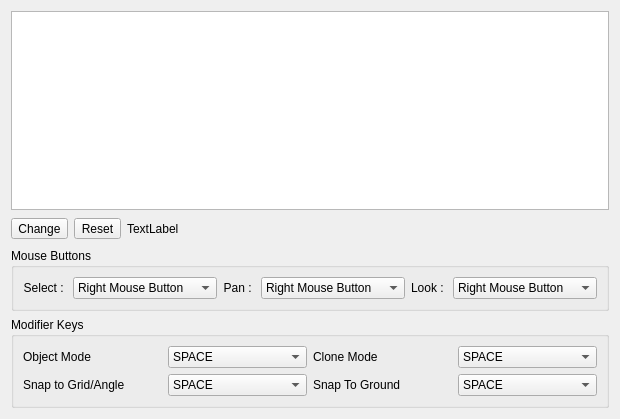
<?xml version="1.0" encoding="UTF-8"?>
<ui version="4.0">
 <class>ShortCutSettings</class>
 <widget class="QWidget" name="ShortCutSettings">
  <property name="geometry">
   <rect>
    <x>0</x>
    <y>0</y>
    <width>438</width>
    <height>419</height>
   </rect>
  </property>
  <property name="windowTitle">
   <string>Form</string>
  </property>
  <layout class="QVBoxLayout" name="verticalLayout">
   <item>
    <widget class="QTableView" name="shortcutList">
     <property name="editTriggers">
      <set>QAbstractItemView::NoEditTriggers</set>
     </property>
    </widget>
   </item>
   <item>
    <layout class="QHBoxLayout" name="horizontalLayout">
     <item>
      <widget class="QToolButton" name="changeButton">
       <property name="sizePolicy">
        <sizepolicy hsizetype="Preferred" vsizetype="Fixed">
         <horstretch>0</horstretch>
         <verstretch>0</verstretch>
        </sizepolicy>
       </property>
       <property name="text">
        <string>Change</string>
       </property>
       <property name="checkable">
        <bool>true</bool>
       </property>
      </widget>
     </item>
     <item>
      <widget class="QToolButton" name="clearButton">
       <property name="sizePolicy">
        <sizepolicy hsizetype="Preferred" vsizetype="Fixed">
         <horstretch>0</horstretch>
         <verstretch>0</verstretch>
        </sizepolicy>
       </property>
       <property name="text">
        <string>Reset</string>
       </property>
      </widget>
     </item>
     <item>
      <widget class="QLabel" name="shortcutLabel">
       <property name="text">
        <string>TextLabel</string>
       </property>
      </widget>
     </item>
     <item>
      <spacer name="horizontalSpacer">
       <property name="orientation">
        <enum>Qt::Horizontal</enum>
       </property>
       <property name="sizeHint" stdset="0">
        <size>
         <width>387</width>
         <height>26</height>
        </size>
       </property>
      </spacer>
     </item>
    </layout>
   </item>
   <item>
    <layout class="QHBoxLayout" name="horizontalLayout_2">
     <item>
      <widget class="QGroupBox" name="groupBoxMouse">
       <property name="title">
        <string>Mouse Buttons</string>
       </property>
       <layout class="QHBoxLayout" name="horizontalLayout_3">
        <item>
         <widget class="QLabel" name="label">
          <property name="text">
           <string>Select : </string>
          </property>
          <property name="alignment">
           <set>Qt::AlignRight|Qt::AlignTrailing|Qt::AlignVCenter</set>
          </property>
         </widget>
        </item>
        <item>
         <widget class="QComboBox" name="mSelectMBCombo">
          <item>
           <property name="text">
            <string>Right Mouse Button</string>
           </property>
          </item>
          <item>
           <property name="text">
            <string>Left Mouse Button</string>
           </property>
          </item>
          <item>
           <property name="text">
            <string>Middle Mouse Button</string>
           </property>
          </item>
         </widget>
        </item>
        <item>
         <widget class="QLabel" name="label_3">
          <property name="text">
           <string>Pan : </string>
          </property>
          <property name="alignment">
           <set>Qt::AlignRight|Qt::AlignTrailing|Qt::AlignVCenter</set>
          </property>
         </widget>
        </item>
        <item>
         <widget class="QComboBox" name="mPanMBCombo">
          <item>
           <property name="text">
            <string>Right Mouse Button</string>
           </property>
          </item>
          <item>
           <property name="text">
            <string>Left Mouse Button</string>
           </property>
          </item>
          <item>
           <property name="text">
            <string>Middle Mouse Button</string>
           </property>
          </item>
         </widget>
        </item>
        <item>
         <widget class="QLabel" name="label_2">
          <property name="text">
           <string>Look : </string>
          </property>
          <property name="alignment">
           <set>Qt::AlignRight|Qt::AlignTrailing|Qt::AlignVCenter</set>
          </property>
         </widget>
        </item>
        <item>
         <widget class="QComboBox" name="mLookMBCombo">
          <item>
           <property name="text">
            <string>Right Mouse Button</string>
           </property>
          </item>
          <item>
           <property name="text">
            <string>Left Mouse Button</string>
           </property>
          </item>
          <item>
           <property name="text">
            <string>Middle Mouse Button</string>
           </property>
          </item>
         </widget>
        </item>
       </layout>
      </widget>
     </item>
    </layout>
   </item>
   <item>
    <widget class="QGroupBox" name="groupBoxModifiers">
     <property name="title">
      <string>Modifier Keys</string>
     </property>
     <layout class="QVBoxLayout" name="verticalLayout_2">
      <item>
       <layout class="QHBoxLayout" name="horizontalLayout_5">
        <item>
         <widget class="QLabel" name="label_5">
          <property name="text">
           <string>Object Mode</string>
          </property>
         </widget>
        </item>
        <item>
         <widget class="QComboBox" name="mObjectModeCombo">
          <item>
           <property name="text">
            <string>SPACE</string>
           </property>
          </item>
          <item>
           <property name="text">
            <string>SHIFT</string>
           </property>
          </item>
          <item>
           <property name="text">
            <string>CTRL</string>
           </property>
          </item>
          <item>
           <property name="text">
            <string>ALT</string>
           </property>
          </item>
         </widget>
        </item>
        <item>
         <widget class="QLabel" name="label_6">
          <property name="text">
           <string>Clone Mode</string>
          </property>
         </widget>
        </item>
        <item>
         <widget class="QComboBox" name="mCloneModeCombo">
          <item>
           <property name="text">
            <string>SPACE</string>
           </property>
          </item>
          <item>
           <property name="text">
            <string>SHIFT</string>
           </property>
          </item>
          <item>
           <property name="text">
            <string>CTRL</string>
           </property>
          </item>
          <item>
           <property name="text">
            <string>ALT</string>
           </property>
          </item>
         </widget>
        </item>
       </layout>
      </item>
      <item>
       <layout class="QHBoxLayout" name="horizontalLayout_4">
        <item>
         <widget class="QLabel" name="label_7">
          <property name="text">
           <string>Snap to Grid/Angle</string>
          </property>
         </widget>
        </item>
        <item>
         <widget class="QComboBox" name="mSnapGridAngleCombo">
          <item>
           <property name="text">
            <string>SPACE</string>
           </property>
          </item>
          <item>
           <property name="text">
            <string>SHIFT</string>
           </property>
          </item>
          <item>
           <property name="text">
            <string>CTRL</string>
           </property>
          </item>
          <item>
           <property name="text">
            <string>ALT</string>
           </property>
          </item>
         </widget>
        </item>
        <item>
         <widget class="QLabel" name="label_4">
          <property name="text">
           <string>Snap To Ground</string>
          </property>
         </widget>
        </item>
        <item>
         <widget class="QComboBox" name="mSnapGroundCombo">
          <item>
           <property name="text">
            <string>SPACE</string>
           </property>
          </item>
          <item>
           <property name="text">
            <string>SHIFT</string>
           </property>
          </item>
          <item>
           <property name="text">
            <string>CTRL</string>
           </property>
          </item>
          <item>
           <property name="text">
            <string>ALT</string>
           </property>
          </item>
         </widget>
        </item>
       </layout>
      </item>
     </layout>
    </widget>
   </item>
  </layout>
 </widget>
 <resources/>
 <connections/>
</ui>
